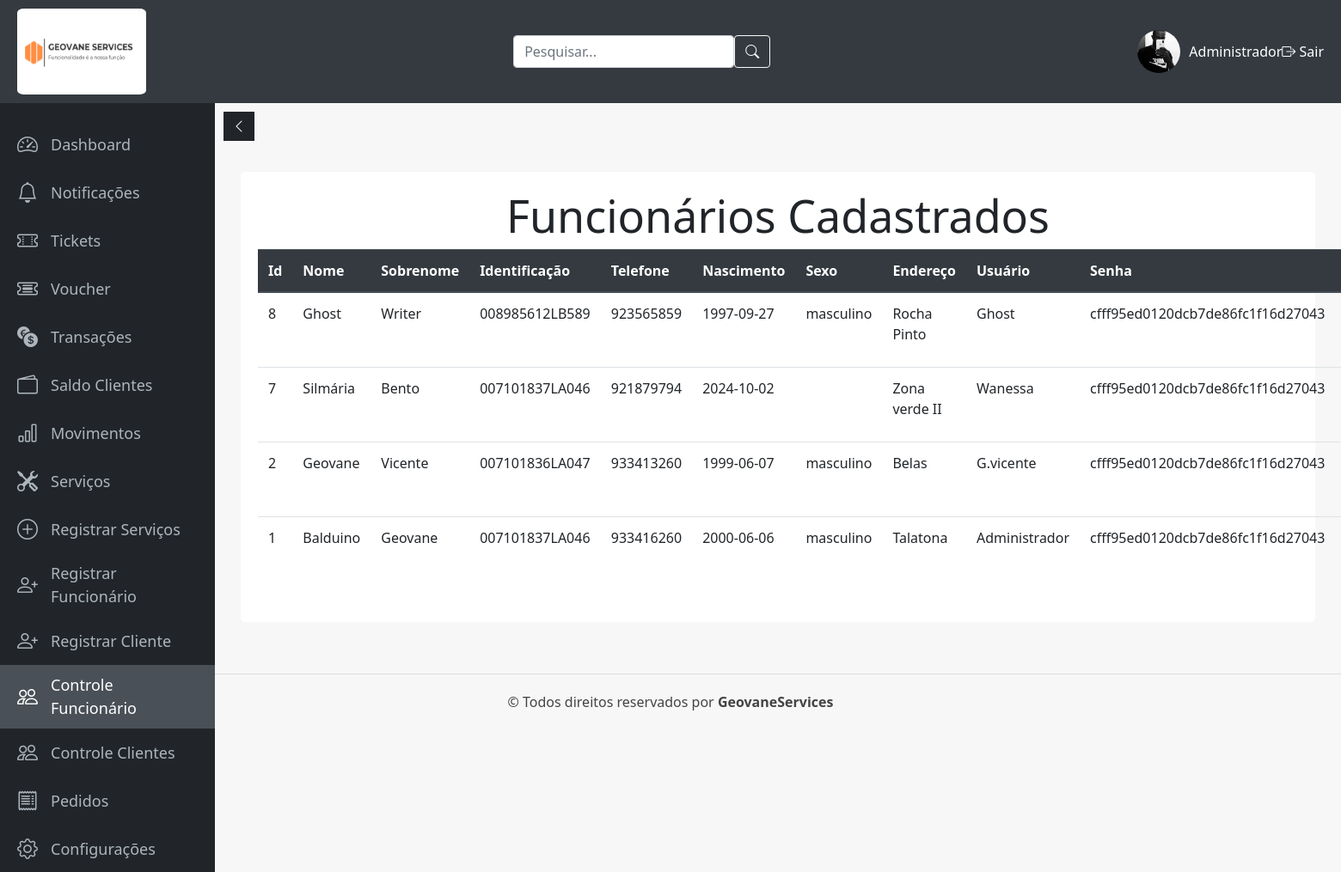
The page /admin/controlFunci.php (signed in) on the database its author committed.
### tables this page shows
CREATE TABLE IF NOT EXISTS `funcionario` (
  `id_funcionario` int NOT NULL AUTO_INCREMENT,
  `nome` varchar(100) DEFAULT NULL,
  `sobrenome` varchar(100) DEFAULT NULL,
  `docId` varchar(20) DEFAULT NULL,
  `email` varchar(100) DEFAULT NULL,
  `telefone` varchar(20) DEFAULT NULL,
  `data_nasc` date DEFAULT NULL,
  `sexo` enum('masculino',' feminino') DEFAULT NULL,
  `endereco` varchar(255) DEFAULT NULL,
  `usuario` varchar(50) DEFAULT NULL,
  `senha` varchar(255) DEFAULT NULL,
  `conf_senha` varchar(255) DEFAULT NULL,
  `acesso` enum('funcionario','administrador') DEFAULT NULL,
  `tipo_contrato` varchar(50) NOT NULL,
  `data_contratacao` date NOT NULL,
  `id_cliente` int DEFAULT NULL,
  `imagem_perfil` varchar(255) DEFAULT NULL,
  `data_criacao` timestamp NULL DEFAULT CURRENT_TIMESTAMP,
  `menu_permissions` text,
  PRIMARY KEY (`id_funcionario`),
  KEY `id_cliente` (`id_cliente`)
);

### admin/verifyadm.php (called while the page is built, shortened)
<?php
    $nomeUsuario = $_SESSION['usuario'];
?>

### admin/controlFunci.php (the view, shortened to what this page needs)
 <?php
    require_once './verifyadm.php';
    include_once '../conexao.php';
   $id_funcionario = $_SESSION['id_funcionario'];
   $sql = "SELECT imagem_perfil FROM Funcionario WHERE id_funcionario = $id_funcionario";
   $result = $conexao->query($sql);
   $funcionario = $result->fetch_assoc();
   if (isset($_FILES['imagem']) && $_FILES['imagem']['error'] === 0) {
       $imagem    = $_FILES['imagem'];
       $nomeArquivo = time() . '_' . $imagem['name'];
       $destino   = '../upload/imagens_perfil/' . $nomeArquivo;
       if (move_uploaded_file($imagem['tmp_name'], $destino)) {
           $imagemPerfil = $nomeArquivo;
       } else {
           $erro .= "Erro ao mover o arquivo de imagem. ";
           $imagemPerfil = $funcionario['imagem_perfil'];
       }
   } else {
       $imagemPerfil = $funcionario['imagem_perfil'];
   }
    $sql = "SELECT *FROM funcionario ORDER BY id_funcionario DESC";
    $resultado =$conexao->query($sql);
?>
<!DOCTYPE html>
<html lang="pt-br">
<head>
    <link rel="stylesheet" href="https://maxcdn.bootstrapcdn.com/bootstrap/4.5.2/css/bootstrap.min.css">
    <link rel="stylesheet" href="https://cdn.jsdelivr.net/npm/bootstrap-icons@1.11.3/font/bootstrap-icons.min.css">
    <link rel="stylesheet" href="https://maxcdn.bootstrapcdn.com/bootstrap/4.5.2/css/bootstrap.min.css">
</head>
<body>
  <div class="topbar">
    <div class="logo">
      <img src="../assets/logo.png" alt="Logo">
    </div>
    <div class="search-box">
      <form action="search.php" method="GET" class="d-flex">
        <input type="text" name="query" placeholder="Pesquisar..." class="form-control me-2">
        <button type="submit" class="btn btn-outline-light"><i class="bi bi-search"></i></button>
      </form>
    </div>
    <div class="user-info">
    <a href="perfil.php"><img src="../upload/imagens_perfil/<?php echo $imagemPerfil; ?>" alt="Perfil"></a>
      <span><?php echo $nomeUsuario; ?></span>
      <a href="logout.php" class="ms-3 text-white"><i class="bi bi-box-arrow-right"></i> Sair</a>
    </div>
  </div>
  <div class="sidebar" id="sidebar">
    <a href="dashboard_admin.php" title="Dashboard"><i class="bi bi-speedometer2"></i><span class="menu-text">Dashboard</span></a>
    <a href="enviar_notificacao.php"><i class="bi bi-bell"></i><span class="menu-text">Notificações</span></a>
    <a href="admin_tickets.php"><i class="bi bi-ticket-perforated"></i><span class="menu-text">Tickets</span></a>
    <a href="gerar_voucher.php"><i class="bi bi-ticket-detailed"></i><span class="menu-text">Voucher</span></a>
    <a href="transacoes_admin.php"><i class="bi bi-currency-exchange"></i><span class="menu-text">Transações</span></a>
    <a href="saldo_clientes.php"><i class="bi bi-wallet2"></i><span class="menu-text">Saldo Clientes</span></a>
    <a href="movimentos_cliente.php"><i class="bi bi-bar-chart"></i><span class="menu-text">Movimentos</span></a>
    <a href="exibirServicos.php"><i class="bi bi-tools"></i><span class="menu-text">Serviços</span></a>
    <a href="cadastrarServico.php"><i class="bi bi-plus-circle"></i><span class="menu-text">Registrar Serviços</span></a>
    <a href="registroFun.php"><i class="bi bi-person-plus"></i><span class="menu-text">Registrar Funcionário</span></a>
    <a href="registroCliente.php"><i class="bi bi-person-plus"></i><span class="menu-text">Registrar Cliente</span></a>
    <a href="controlFunci.php"><i class="bi bi-people"></i><span class="menu-text">Controle Funcionário</span></a>
    <a href="controlCliente.php"><i class="bi bi-people"></i><span class="menu-text">Controle Clientes</span></a>
    <a href="pedidos.php"><i class="bi bi-receipt"></i><span class="menu-text">Pedidos</span></a>
    <a href="perfil.php"><i class="bi bi-gear"></i><span class="menu-text">Configurações</span></a>
  </div>
  <button class="toggle-btn" id="toggleBtn"><i class="bi bi-chevron-left"></i></button>
<div class="content">
    <header class="header">
        <div class="table-status">
            <h1>Funcionários Cadastrados</h1>
            <table class="table table-borderded">
                <thead class="thead-dark">
                    <tr>
                        <th scope="col">Id</th>
                        <th scope="col">Nome</th>
                        <th scope="col">Sobrenome</th>
                        <th scope="col">Identificação</th>
                        <th scope="col">Telefone</th>
                        <th scope="col">Nascimento</th>
                        <th scope="col">Sexo</th>
                        <th scope="col">Endereço</th>
                        <th scope="col">Usuário</th>
                        <th scope="col">Senha</th>
                        <th scope="col">Confirmar Senha</th>
                    </tr>
                </thead>
                <tbody>
                    <?php
                        while($user_data = mysqli_fetch_assoc($resultado)){
                            echo"<tr>";
                            echo"<td>".$user_data['id_funcionario']."</td>";
                            echo"<td>".$user_data['nome']."</td>";
                            echo"<td>".$user_data['sobrenome']."</td>";
                            echo"<td>".$user_data['docId']."</td>";
                            echo"<td>".$user_data['telefone']."</td>";
                            echo"<td>".$user_data['data_nasc']."</td>";
                            echo"<td>".$user_data['sexo']."</td>";
                            echo"<td>".$user_data['endereco']."</td>";
                            echo"<td>".$user_data['usuario']."</td>";
                            echo"<td>".$user_data['senha']."</td>";
                            echo"<td>".$user_data['conf_senha']."</td>";
                            echo"</tr>";
                        }
                    ?>
                </tbody>
            </table>
        </div>
    </header>
</div>
<div class="cop">
    <p class="copy">© Todos direitos reservados por <b>GeovaneServices</b></p>
</div>
</body>
</html>

### admin/controlFunci.php (style rules this page uses)
body { font-family: 'Segoe UI', Tahoma, Geneva, Verdana, sans-serif; background-color: #f7f7f7; margin: 0; padding: 0; }
.topbar { display: flex; justify-content: space-between; align-items: center; background: #343a40; color: #fff; padding: 10px 20px; position: fixed; top: 0; width: 100%; z-index: 1100; height: 120px; }
.topbar .logo img { width: 150px; height: 100px; border-radius: 5%; }
.topbar .user-info { display: flex; align-items: center; }
.topbar .user-info img { width: 50px; height: 50px; border-radius: 50%; object-fit: cover; margin-right: 10px; }
.sidebar { width: 250px; background: #212529; position: fixed; top: 120px; bottom: 0; left: 0; padding: 20px 0; transition: width 0.3s; overflow-x: hidden; z-index: 1050; }
.sidebar a { display: flex; align-items: center; color: #adb5bd; padding: 10px 20px; text-decoration: none; font-size: 18px; transition: background 0.3s, color 0.3s; }
.sidebar a.active, .sidebar a:hover { background: #495057; color: #fff; }
.sidebar a i { font-size: 1.5rem; margin-right: 15px; transition: margin 0.3s; }
.content { margin-top: -150px; margin-left: 250px; padding: 100px 30px 30px; transition: margin-left 0.3s; }
.toggle-btn { position: fixed; top: 130px; left: 260px; z-index: 1200; background: #212529; color: #fff; border: none; padding: 5px 10px; cursor: pointer; transition: left 0.3s; }
.table-status { background: white; border-radius: 5px; padding: 20px; margin-bottom: 30px; }
.header { margin-top:250px; justify-content: center; align-items: center; }
.table-status { background: white; border-radius: 5px; padding: 20px; }
.header h1 { font-size: 52px; text-align: center; align-items: center; }
.cop { color: #444; text-align: center; padding: 20px; width: 100%; border-top: solid 1px #ddd; }

### rows shown on the page
funcionario: imagem_perfil (picture), id_funcionario "1", nome "Balduino", sobrenome "Geovane", docId "007101837LA046", telefone "933416260", data_nasc "2000-06-06", sexo "masculino", endereco "Talatona", usuario "Administrador", senha "cfff95ed0120dcb7de86fc1f16d27043"
funcionario: id_funcionario "8", nome "Ghost", sobrenome "Writer", docId "008985612LB589", telefone "923565859", data_nasc "1997-09-27", sexo "masculino", endereco "Rocha Pinto", usuario "Ghost", senha "cfff95ed0120dcb7de86fc1f16d27043"
funcionario: id_funcionario "7", nome "Silmária", sobrenome "Bento", docId "007101837LA046", telefone "921879794", data_nasc "2024-10-02", endereco "Zona verde II", usuario "Wanessa", senha "cfff95ed0120dcb7de86fc1f16d27043"
funcionario: id_funcionario "2", nome "Geovane", sobrenome "Vicente", docId "007101836LA047", telefone "933413260", data_nasc "1999-06-07", sexo "masculino", endereco "Belas", usuario "G.vicente", senha "cfff95ed0120dcb7de86fc1f16d27043"

### other values the page prints
$nomeUsuario "Administrador"
